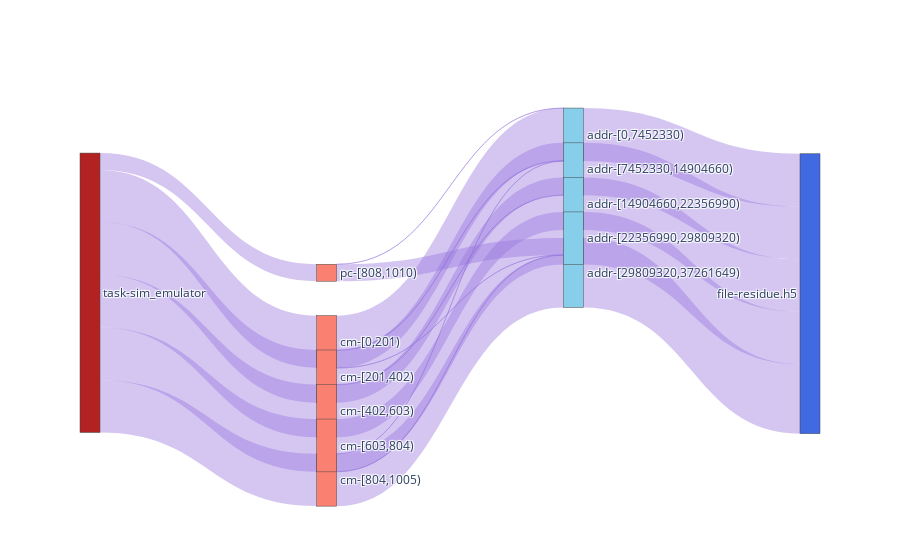

Here is the notebook cell this chart was saved with:
### Code cell
sim_nodes, sim_nodes_dict = get_nodes_for_sankey(G_SIM, rm_tags=['sim'])

# print(node_ref2)

sim_links = get_links_for_sankey(G_SIM, sim_nodes_dict)
fig = go.Figure(go.Sankey(
            node = sim_nodes,
            link = sim_links, orientation='h'))
fig.show()
fig.write_html(f"{path}/sankey-grouped-sim_w-vol-vfd-.html")

### Figure 1 — Plotly figure (JSON) as saved in the notebook; plotly's stock layout.template omitted (floating-point values rounded to 4 significant figures)
{"data": [{"link": {"color": ["rgba(147, 112, 219, 0.4)", "rgba(147, 112, 219, 0.4)", "rgba(147, 112, 219, 0.4)", "rgba(147, 112, 219, 0.4)", "rgba(147, 112, 219, 0.4)", "rgba(147, 112, 219, 0.4)", "rgba(147, 112, 219, 0.4)", "rgba(147, 112, 219, 0.4)", "rgba(147, 112, 219, 0.4)", "rgba(147, 112, 219, 0.4)", "rgba(147, 112, 219, 0.4)", "rgba(147, 112, 219, 0.4)", "rgba(147, 112, 219, 0.4)", "rgba(147, 112, 219, 0.4)", "rgba(147, 112, 219, 0.4)", "rgba(147, 112, 219, 0.4)", "rgba(147, 112, 219, 0.4)", "rgba(147, 112, 219, 0.4)", "rgba(147, 112, 219, 0.4)", "rgba(147, 112, 219, 0.4)", "rgba(147, 112, 219, 0.4)", "rgba(147, 112, 219, 0.4)", "rgba(147, 112, 219, 0.4)"], "label": ["Access Volume : 7.38 MB <br />Average Count : 201 <br />Average Access Size : 36.74 KB <br />Operation : write", "Access Volume : 7.48 MB <br />Average Count : 201 <br />Average Access Size : 37.21 KB <br />Operation : write", "Access Volume : 7.48 MB <br />Average Count : 201 <br />Average Access Size : 37.2 KB <br />Operation : write", "Access Volume : 7.48 MB <br />Average Count : 201 <br />Average Access Size : 37.21 KB <br />Operation : write", "Access Volume : 7.41 MB <br />Average Count : 201 <br />Average Access Size : 36.84 KB <br />Operation : write", "Access Volume : 2.4 MB <br />Average Count : 5 <br />Average Access Size : 480 KB <br />Operation : write", "Access Volume : 7.43 MB <br />Average Count : 225 <br />Average Access Size : 33.02 KB <br />Operation : write", "Access Volume : 272 B <br />Average Count : 1 <br />Average Access Size : 272 B <br />Operation : write", "Access Volume : 5.2 KB <br />Average Count : 24 <br />Average Access Size : 216.5 B <br />Operation : write", "Access Volume : 7.41 MB <br />Average Count : 200 <br />Average Access Size : 37.06 KB <br />Operation : write", "Access Volume : 5.2 KB <br />Average Count : 24 <br />Average Access Size : 216.5 B <br />Operation : write", "Access Volume : 2.4 MB <br />Average Count : 2 <br />Average Access Size : 1.2 MB <br />Operation : write", "Access Volume : 74.58 KB <br />Average Count : 2 <br />Average Access Size : 37.29 KB <br />Operation : write", "Access Volume : 7.41 MB <br />Average Count : 199 <br />Average Access Size : 37.24 KB <br />Operation : write", "Access Volume : 7.45 MB <br />Average Count : 200 <br />Average Access Size : 37.24 KB <br />Operation : write", "Access Volume : 36.86 KB <br />Average Count : 1 <br />Average Access Size : 36.86 KB <br />Operation : write", "Access Volume : 7.45 MB <br />Average Count : 200 <br />Average Access Size : 37.25 KB <br />Operation : write", "Access Volume : 36.94 KB <br />Average Count : 1 <br />Average Access Size : 36.94 KB <br />Operation : write", "Access Volume : 7.5 MB <br />Average Count : 227 <br />Average Access Size : 33.05 KB <br />Operation : write", "Access Volume : 9.85 MB <br />Average Count : 202 <br />Average Access Size : 48.76 KB <br />Operation : write", "Access Volume : 7.45 MB <br />Average Count : 200 <br />Average Access Size : 37.24 KB <br />Operation : write", "Access Volume : 7.45 MB <br />Average Count : 200 <br />Average Access Size : 37.24 KB <br />Operation : write", "Access Volume : 7.45 MB <br />Average Count : 200 <br />Average Access Size : 37.25 KB <br />Operation : write"], "source": [0, 0, 0, 0, 0, 0, 1, 1, 2, 2, 3, 3, 4, 4, 5, 5, 6, 6, 7, 8, 9, 10, 11], "target": [1, 4, 5, 6, 2, 3, 7, 8, 7, 8, 7, 8, 7, 9, 10, 9, 11, 8, 12, 12, 12, 12, 12], "value": [7384614, 7478644, 7477672, 7479544, 7405394, 2400004, 7428548, 272, 5196, 7412480, 5196, 2400272, 74584, 7410912, 7447664, 36856, 7449464, 36936, 7503132, 9849416, 7447768, 7447664, 7449464]}, "node": {"color": ["FireBrick", "Salmon", "Salmon", "Salmon", "Salmon", "Salmon", "Salmon", "SkyBlue", "SkyBlue", "SkyBlue", "SkyBlue", "SkyBlue", "RoyalBlue"], "label": ["task-sim_emulator", "cm-[0,201)", "cm-[804,1005)", "pc-[808,1010)", "cm-[201,402)", "cm-[402,603)", "cm-[603,804)", "addr-[0,7452330)", "addr-[29809320,37261649)", "addr-[7452330,14904660)", "addr-[14904660,22356990)", "addr-[22356990,29809320)", "file-residue.h5"], "x": [0, 0.3333, 0.3333, 0.3333, 0.3333, 0.3333, 0.3333, 0.6667, 0.6667, 0.6667, 0.6667, 0.6667, 1], "y": [0, 0.6364, 1, 0.4545, 0.7273, 0.8182, 0.9091, 0.09091, 0.4545, 0.1818, 0.2727, 0.3636, 0]}, "orientation": "h", "type": "sankey"}], "layout": {}}
